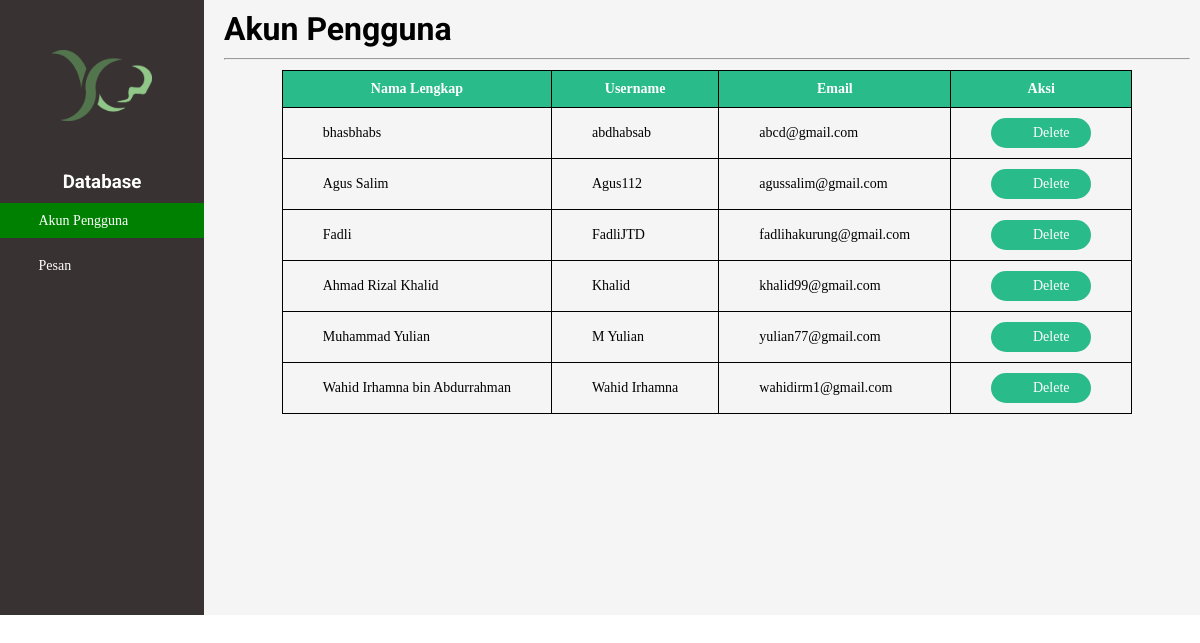
The page /php/database_akun.php on the database its author committed.
### tables this page shows
CREATE TABLE `masuk` (
  `nama` varchar(30) NOT NULL,
  `nama_lengkap` varchar(50) NOT NULL,
  `email` varchar(255) NOT NULL,
  `password` varchar(255) NOT NULL
);

### php/database_akun.php (the view, shortened to what this page needs)
<!DOCTYPE html>
<?php
    include ('../db/koneksi.php');
?>
<html lang="en">
<head>
    <link rel="stylesheet" href="style/admin_database.css">
    <link rel="stylesheet" href="style/navdatabase.css">
</head>
<body>
    <div class="container">
        <div class="navigation">
            <img src="../img/Logo2-5.png" alt="">
            <div class="pilihan">
                <h3>Database</h3>
                <ul>
                    <li id="aktif"><a href="database_akun.php"><div class="isi-nav">
                        <span class="iconify" data-icon="ant-design:user-outlined" data-inline="false"></span>
                        <p>Akun Pengguna</p>
                    </div></a></li>
                    <li><a href="database_pesan.php"><div class="isi-nav">
                        <span class="iconify" data-icon="carbon:email" data-inline="false"></span>
                        <p>Pesan</p>
                    </div></a></li>
                </ul>
            </div>
        </div>
        <div class="content">
            <h1>Akun Pengguna</h1>
            <hr>
            <center>
                <table>
                <tr>
                    <th>Nama Lengkap</th>
                    <th>Username</th>
                    <th>Email</th>
                    <th>Aksi</th>
                </tr>
                <?php
                    $cari= "SELECT * FROM masuk";
                    $result = mysqli_query($koneksi,$cari);
                    if ($result->num_rows> 0) {
                        while ($row = $result->fetch_assoc()) {
                            echo"<tr>
                                <td>".$row['nama_lengkap']."</td>
                                <td>".$row['nama']."</td>
                                <td>".$row['email']."</td>
                                <td> <div class='hapus'><a href='?email=".$row['email']."'>
                                    <div class='isihapus'>
                                        <span class='iconify' data-icon='ic:baseline-delete-outline' data-inline='false'></span>
                                        <p>Delete</p>
                                    </div>
                                </a></div></td>
                                </tr>";
                        }
                    } else {
                        echo "0 results";
                    }
                ?>
                </table>
            </center>
        </div>
    </div>
</body>
</html>

### php/style/admin_database.css (style rules this page uses)
* { padding: 0; margin: 0; box-sizing: border-box; }
.container { display: flex; }
.content { background: whitesmoke; width: 83%; height: 615px; padding: 10px 10px 10px 20px; }
h1 { margin-bottom: 10px; font-family: 'Roboto'; }
table,tr,th,td { border: 1px solid black; border-collapse: collapse; padding: 10px 40px; margin-top: 10px; font-family: 'Noto Sans JP'; font-size: 14px; }
th { background-color:#29bb89; color: white; }
.hapus { background-color: #29bb89; width: 100px; height: 30px; text-align: center; border-radius: 20px; }
.hapus a { text-decoration: none; color: white; }
.isihapus { display: flex; width: 100px; height: 30px; align-items: center; justify-content: center; }
.isihapus .iconify { width: 20px; height: 20px; }

### php/style/navdatabase.css (style rules this page uses)
h3 { font-family: 'Roboto'; }
a { font-family: 'Noto Sans JP'; font-size: 14px; }
.pilihan h3 { color: white; text-align: center; margin-bottom: 10px; }
.pilihan a { text-decoration: none; color: white; }
.pilihan li { display: block; list-style: none; padding-left: 10px; width: 217px; height: 35px; margin-bottom: 10px; }
.navigation { background: #393232; width: 17%; height: 615px; display: flex; flex-direction: column; align-items: center; padding-top: 50px ; }
.navigation img { width: 100px; height: 71px; margin-bottom: 50px; }
.isi-nav { display: flex; width: 217px; height: 35px; align-items: center; }
.isi-nav .iconify { margin-right: 10px; width: 25px; height: 25px; }
#aktif { background-color: green; }

### rows shown on the page
masuk: nama_lengkap "bhasbhabs", nama "abdhabsab", email "abcd@gmail.com"
masuk: nama_lengkap "Agus Salim", nama "Agus112", email "agussalim@gmail.com"
masuk: nama_lengkap "Fadli", nama "FadliJTD", email "fadlihakurung@gmail.com"
masuk: nama_lengkap "Ahmad Rizal Khalid", nama "Khalid", email "khalid99@gmail.com"
masuk: nama_lengkap "Muhammad Yulian", nama "M Yulian", email "yulian77@gmail.com"
masuk: nama_lengkap "Wahid Irhamna bin Abdurrahman", nama "Wahid Irhamna", email "wahidirm1@gmail.com"
